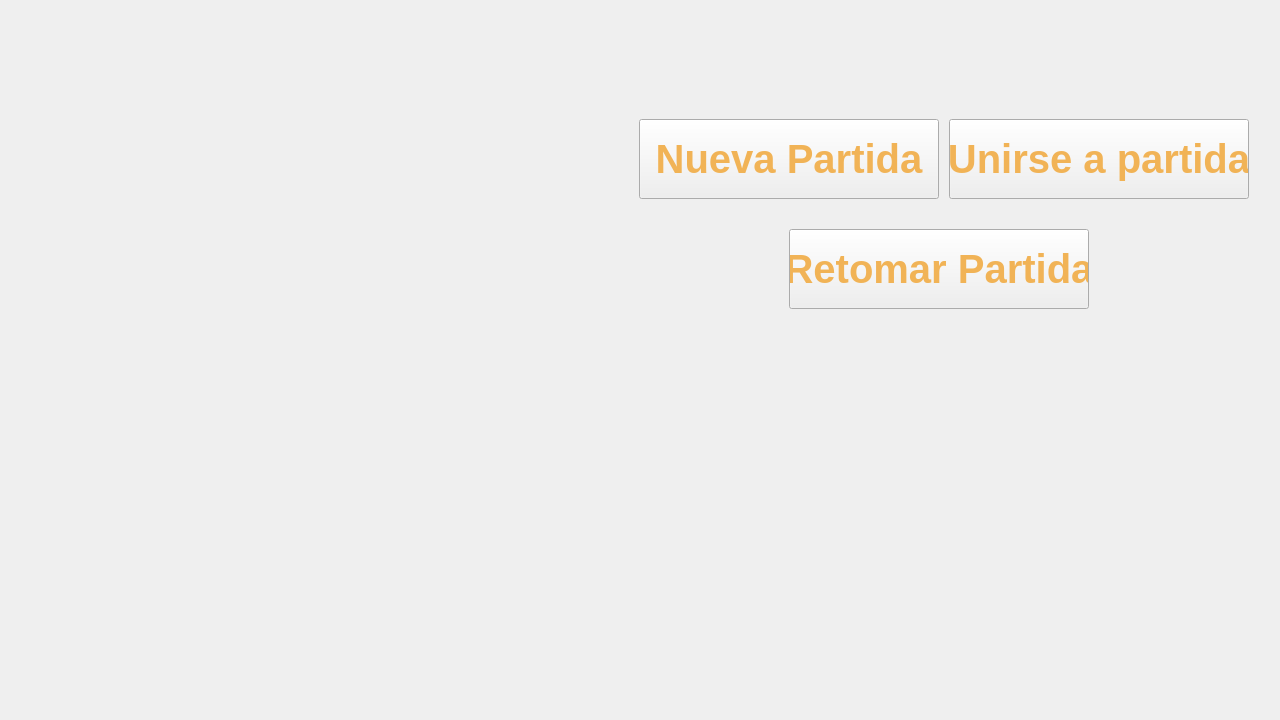
<?xml version="1.0" encoding="UTF-8"?>
<ui version="4.0">
 <class>Pantalla</class>
 <widget class="QMainWindow" name="Pantalla">
  <property name="geometry">
   <rect>
    <x>0</x>
    <y>0</y>
    <width>1280</width>
    <height>720</height>
   </rect>
  </property>
  <property name="windowTitle">
   <string>Pantalla</string>
  </property>
  <widget class="QWidget" name="centralwidget">
   <layout class="QVBoxLayout" name="verticalLayout">
    <item>
     <widget class="QStackedWidget" name="stackedWidget">
      <widget class="QWidget" name="pageMenuPrincipal">
       <property name="styleSheet">
        <string notr="true">#pageMenuPrincipal { 
    border-image: url(:/pantallas/assets/Pantallas/01-background_inicio.jpg); 
}</string>
       </property>
       <widget class="QPushButton" name="botNuevaPartida">
        <property name="geometry">
         <rect>
          <x>630</x>
          <y>110</y>
          <width>300</width>
          <height>80</height>
         </rect>
        </property>
        <property name="styleSheet">
         <string notr="true">QPushButton {
    border-image: url(:/botones/assets/Botones/Boton_normal.png);
    color: #f1b356; 
    font-family: &quot;Stardew Valley&quot;;
    font-size: 40px;
    font-weight: bold;
}
QPushButton:pressed {
	border-image: url(:/botones/assets/Botones/botton_apretado.png);
    padding-top: 3px; 
}</string>
        </property>
        <property name="text">
         <string>Nueva Partida</string>
        </property>
       </widget>
       <widget class="QPushButton" name="botUnirsePartida">
        <property name="geometry">
         <rect>
          <x>940</x>
          <y>110</y>
          <width>300</width>
          <height>80</height>
         </rect>
        </property>
        <property name="styleSheet">
         <string notr="true">QPushButton {
    border-image: url(:/botones/assets/Botones/Boton_normal.png);
    color: #f1b356; 
    font-family: &quot;Stardew Valley&quot;;
    font-size: 40px;
    font-weight: bold;
}
QPushButton:pressed {
	border-image: url(:/botones/assets/Botones/botton_apretado.png);
    padding-top: 3px; 
}</string>
        </property>
        <property name="text">
         <string>Unirse a partida</string>
        </property>
       </widget>
       <widget class="QPushButton" name="botRetomarPartida">
        <property name="geometry">
         <rect>
          <x>780</x>
          <y>220</y>
          <width>300</width>
          <height>80</height>
         </rect>
        </property>
        <property name="styleSheet">
         <string notr="true">QPushButton {
    border-image: url(:/botones/assets/Botones/Boton_normal.png);
    color: #f1b356; 
    font-family: &quot;Stardew Valley&quot;;
    font-size: 40px;
    font-weight: bold;
}
QPushButton:pressed {
	border-image: url(:/botones/assets/Botones/botton_apretado.png);
    padding-top: 3px; 
}</string>
        </property>
        <property name="text">
         <string>Retomar Partida</string>
        </property>
       </widget>
       <widget class="QLabel" name="cartelMP">
        <property name="geometry">
         <rect>
          <x>50</x>
          <y>70</y>
          <width>511</width>
          <height>301</height>
         </rect>
        </property>
        <property name="styleSheet">
         <string notr="true">QLabel#cartelMP{
    border-image: url(:/cartel/assets/cartel/cartel_stardew_valley.png);
}</string>
        </property>
        <property name="text">
         <string/>
        </property>
       </widget>
      </widget>
      <widget class="QWidget" name="pageRetomarPartida">
       <property name="styleSheet">
        <string notr="true">#pageRetomarPartida { 
    border-image: url(:/pantallas/assets/Pantallas/pantalla_retomar.jpg); 
}</string>
       </property>
       <widget class="QLabel" name="cartelRP">
        <property name="geometry">
         <rect>
          <x>-20</x>
          <y>-10</y>
          <width>811</width>
          <height>671</height>
         </rect>
        </property>
        <property name="styleSheet">
         <string notr="true">QLabel#cartelRP{
    border-image: url(:/cartel/assets/cartel/cartel-datos.png);
}</string>
        </property>
        <property name="text">
         <string/>
        </property>
       </widget>
       <widget class="QLabel" name="codigoPartidaRetomar">
        <property name="geometry">
         <rect>
          <x>110</x>
          <y>110</y>
          <width>531</width>
          <height>111</height>
         </rect>
        </property>
        <property name="styleSheet">
         <string notr="true">font: 50pt &quot;Stardew Valley&quot;;
color: #f1b356; 
qproperty-alignment: AlignCenter;</string>
        </property>
        <property name="text">
         <string>Retomar Partida</string>
        </property>
       </widget>
       <widget class="QPushButton" name="botJugarRP">
        <property name="geometry">
         <rect>
          <x>450</x>
          <y>490</y>
          <width>161</width>
          <height>61</height>
         </rect>
        </property>
        <property name="styleSheet">
         <string notr="true">QPushButton {
    border-image: url(:/botones/assets/Botones/Boton_normal.png);
    color: #f1b356; 
    font-family: &quot;Stardew Valley&quot;;
    font-size: 25px;
    font-weight: bold;
}
QPushButton:pressed {
	border-image: url(:/botones/assets/Botones/botton_apretado.png);
    padding-top: 3px; 
}
QPushButton:disabled {
    border-image: url(:/botones/assets/Botones/Boton_bw.png); 
    color: #8a8a8a;
}</string>
        </property>
        <property name="text">
         <string>Jugar</string>
        </property>
       </widget>
       <widget class="QPushButton" name="botVolverRP">
        <property name="geometry">
         <rect>
          <x>140</x>
          <y>490</y>
          <width>161</width>
          <height>61</height>
         </rect>
        </property>
        <property name="styleSheet">
         <string notr="true">QPushButton {
    border-image: url(:/botones/assets/Botones/Boton_normal.png);
    color: #f1b356; 
    font-family: &quot;Stardew Valley&quot;;
    font-size: 25px;
    font-weight: bold;
}
QPushButton:pressed {
	border-image: url(:/botones/assets/Botones/botton_apretado.png);
    padding-top: 3px; 
}</string>
        </property>
        <property name="text">
         <string>Volver</string>
        </property>
       </widget>
       <widget class="QScrollArea" name="scrollAreaPartidas">
        <property name="geometry">
         <rect>
          <x>130</x>
          <y>230</y>
          <width>491</width>
          <height>191</height>
         </rect>
        </property>
        <property name="styleSheet">
         <string notr="true">QScrollArea {
    background-color: transparent;
    border: none;
}
QScrollArea &gt; QWidget &gt; QWidget {
    background-color: transparent;
}</string>
        </property>
        <property name="widgetResizable">
         <bool>true</bool>
        </property>
        <widget class="QWidget" name="scrollAreaWidgetContents">
         <property name="geometry">
          <rect>
           <x>0</x>
           <y>0</y>
           <width>491</width>
           <height>191</height>
          </rect>
         </property>
         <property name="styleSheet">
          <string notr="true"/>
         </property>
        </widget>
       </widget>
      </widget>
      <widget class="QWidget" name="pageCustomizarPersonaje">
       <property name="styleSheet">
        <string notr="true">#pageCustomizarPersonaje { 
    border-image: url(:/pantallas/assets/Pantallas/fondo_noche.png); 
}</string>
       </property>
       <widget class="QLabel" name="cartelCP">
        <property name="geometry">
         <rect>
          <x>-20</x>
          <y>-10</y>
          <width>811</width>
          <height>671</height>
         </rect>
        </property>
        <property name="styleSheet">
         <string notr="true">QLabel#cartelCP{
    border-image: url(:/cartel/assets/cartel/cartel-datos.png);
}</string>
        </property>
        <property name="text">
         <string/>
        </property>
       </widget>
       <widget class="QLabel" name="personaje">
        <property name="geometry">
         <rect>
          <x>220</x>
          <y>110</y>
          <width>281</width>
          <height>41</height>
         </rect>
        </property>
        <property name="styleSheet">
         <string notr="true">font: 50pt &quot;Stardew Valley&quot;;
color: #f1b356; </string>
        </property>
        <property name="text">
         <string>PERSONAJE</string>
        </property>
       </widget>
       <widget class="QLineEdit" name="campoNombrePersonaje">
        <property name="geometry">
         <rect>
          <x>230</x>
          <y>170</y>
          <width>221</width>
          <height>31</height>
         </rect>
        </property>
        <property name="styleSheet">
         <string notr="true">QLineEdit, QComboBox {
    background-color: #2b1a10; 
    color: #f1b356; 
    border: 2px solid #5c3a21; 
    border-radius: 4px; 
    padding: 2px 5px;
    font-family: &quot;Stardew Valley&quot;;
    font-size: 20px;
}

QLineEdit:focus, QComboBox:focus {
    border: 2px solid #f1b356; 
}</string>
        </property>
       </widget>
       <widget class="QLabel" name="nombrePersonaje">
        <property name="geometry">
         <rect>
          <x>140</x>
          <y>170</y>
          <width>81</width>
          <height>31</height>
         </rect>
        </property>
        <property name="styleSheet">
         <string notr="true">font: 20pt &quot;Stardew Valley&quot;;
color: #f1b356; </string>
        </property>
        <property name="text">
         <string>NOMBRE</string>
        </property>
       </widget>
       <widget class="QPushButton" name="botJugar">
        <property name="geometry">
         <rect>
          <x>450</x>
          <y>490</y>
          <width>161</width>
          <height>61</height>
         </rect>
        </property>
        <property name="styleSheet">
         <string notr="true">QPushButton {
    border-image: url(:/botones/assets/Botones/Boton_normal.png);
    color: #f1b356; 
    font-family: &quot;Stardew Valley&quot;;
    font-size: 25px;
    font-weight: bold;
}
QPushButton:pressed {
	border-image: url(:/botones/assets/Botones/botton_apretado.png);
    padding-top: 3px; 
}

QPushButton:disabled {
    border-image: url(:/botones/assets/Botones/Boton_bw.png); 
    color: #8a8a8a;
}</string>
        </property>
        <property name="text">
         <string>Jugar</string>
        </property>
       </widget>
       <widget class="QPushButton" name="botVolverPersonaje">
        <property name="geometry">
         <rect>
          <x>140</x>
          <y>490</y>
          <width>161</width>
          <height>61</height>
         </rect>
        </property>
        <property name="styleSheet">
         <string notr="true">QPushButton {
    border-image: url(:/botones/assets/Botones/Boton_normal.png);
    color: #f1b356; 
    font-family: &quot;Stardew Valley&quot;;
    font-size: 25px;
    font-weight: bold;
}
QPushButton:pressed {
	border-image: url(:/botones/assets/Botones/botton_apretado.png);
    padding-top: 3px; 
}</string>
        </property>
        <property name="text">
         <string>Volver</string>
        </property>
       </widget>
       <widget class="QLabel" name="elegirPantalon">
        <property name="geometry">
         <rect>
          <x>460</x>
          <y>440</y>
          <width>111</width>
          <height>21</height>
         </rect>
        </property>
        <property name="styleSheet">
         <string notr="true">font: 20pt &quot;Stardew Valley&quot;;
color: #f1b356;
qproperty-alignment: AlignCenter;</string>
        </property>
        <property name="text">
         <string>Pantalon</string>
        </property>
       </widget>
       <widget class="QLabel" name="elegirRemera">
        <property name="geometry">
         <rect>
          <x>460</x>
          <y>370</y>
          <width>111</width>
          <height>21</height>
         </rect>
        </property>
        <property name="styleSheet">
         <string notr="true">font: 20pt &quot;Stardew Valley&quot;;
color: #f1b356;
qproperty-alignment: AlignCenter;</string>
        </property>
        <property name="text">
         <string>Remera</string>
        </property>
       </widget>
       <widget class="QLabel" name="elegirGorro">
        <property name="geometry">
         <rect>
          <x>460</x>
          <y>230</y>
          <width>111</width>
          <height>21</height>
         </rect>
        </property>
        <property name="styleSheet">
         <string notr="true">font: 20pt &quot;Stardew Valley&quot;;
color: #f1b356;
qproperty-alignment: AlignCenter;</string>
        </property>
        <property name="text">
         <string>Gorro</string>
        </property>
       </widget>
       <widget class="QLabel" name="elegirPelo">
        <property name="geometry">
         <rect>
          <x>460</x>
          <y>300</y>
          <width>111</width>
          <height>21</height>
         </rect>
        </property>
        <property name="styleSheet">
         <string notr="true">font: 20pt &quot;Stardew Valley&quot;;
color: #f1b356;
qproperty-alignment: AlignCenter;</string>
        </property>
        <property name="text">
         <string>Pelo</string>
        </property>
       </widget>
       <widget class="QPushButton" name="botSigGorro">
        <property name="geometry">
         <rect>
          <x>570</x>
          <y>230</y>
          <width>51</width>
          <height>21</height>
         </rect>
        </property>
        <property name="styleSheet">
         <string notr="true">QPushButton {
    border-image: url(:/flechas/assets/flechas/flecha_normal_derecha.png);
    color: #f1b356; 
    font-family: &quot;Stardew Valley&quot;;
    font-size: 25px;
    font-weight: bold;
}
QPushButton:pressed {
	border-image: url(:/flechas/assets/flechas/flecha_apretada_derecha.png);
    padding-top: 3px; 
}</string>
        </property>
        <property name="text">
         <string/>
        </property>
       </widget>
       <widget class="QPushButton" name="botSigPelo">
        <property name="geometry">
         <rect>
          <x>570</x>
          <y>300</y>
          <width>51</width>
          <height>21</height>
         </rect>
        </property>
        <property name="styleSheet">
         <string notr="true">QPushButton {
    border-image: url(:/flechas/assets/flechas/flecha_normal_derecha.png);
    color: #f1b356; 
    font-family: &quot;Stardew Valley&quot;;
    font-size: 25px;
    font-weight: bold;
}
QPushButton:pressed {
	border-image: url(:/flechas/assets/flechas/flecha_apretada_derecha.png);
    padding-top: 3px; 
}</string>
        </property>
        <property name="text">
         <string/>
        </property>
       </widget>
       <widget class="QPushButton" name="botSigRemera">
        <property name="geometry">
         <rect>
          <x>570</x>
          <y>370</y>
          <width>51</width>
          <height>21</height>
         </rect>
        </property>
        <property name="styleSheet">
         <string notr="true">QPushButton {
    border-image: url(:/flechas/assets/flechas/flecha_normal_derecha.png);
    color: #f1b356; 
    font-family: &quot;Stardew Valley&quot;;
    font-size: 25px;
    font-weight: bold;
}
QPushButton:pressed {
	border-image: url(:/flechas/assets/flechas/flecha_apretada_derecha.png);
    padding-top: 3px; 
}</string>
        </property>
        <property name="text">
         <string/>
        </property>
       </widget>
       <widget class="QPushButton" name="botSigPantalon">
        <property name="geometry">
         <rect>
          <x>570</x>
          <y>440</y>
          <width>51</width>
          <height>21</height>
         </rect>
        </property>
        <property name="styleSheet">
         <string notr="true">QPushButton {
    border-image: url(:/flechas/assets/flechas/flecha_normal_derecha.png);
    color: #f1b356; 
    font-family: &quot;Stardew Valley&quot;;
    font-size: 25px;
    font-weight: bold;
}
QPushButton:pressed {
	border-image: url(:/flechas/assets/flechas/flecha_apretada_derecha.png);
    padding-top: 3px; 
}</string>
        </property>
        <property name="text">
         <string/>
        </property>
       </widget>
       <widget class="QPushButton" name="botAntGorro">
        <property name="geometry">
         <rect>
          <x>410</x>
          <y>230</y>
          <width>51</width>
          <height>21</height>
         </rect>
        </property>
        <property name="styleSheet">
         <string notr="true">QPushButton {
    border-image: url(:/flechas/assets/flechas/flecha_normal_izquierda.png);
    color: #f1b356; 
    font-family: &quot;Stardew Valley&quot;;
    font-size: 25px;
    font-weight: bold;
}
QPushButton:pressed {
	border-image: url(:/flechas/assets/flechas/flecha_apretada_izquierda.png);
    padding-top: 3px; 
}</string>
        </property>
        <property name="text">
         <string/>
        </property>
       </widget>
       <widget class="QPushButton" name="botAntPelo">
        <property name="geometry">
         <rect>
          <x>410</x>
          <y>300</y>
          <width>51</width>
          <height>21</height>
         </rect>
        </property>
        <property name="styleSheet">
         <string notr="true">QPushButton {
    border-image: url(:/flechas/assets/flechas/flecha_normal_izquierda.png);
    color: #f1b356; 
    font-family: &quot;Stardew Valley&quot;;
    font-size: 25px;
    font-weight: bold;
}
QPushButton:pressed {
	border-image: url(:/flechas/assets/flechas/flecha_apretada_izquierda.png);
    padding-top: 3px; 
}</string>
        </property>
        <property name="text">
         <string/>
        </property>
       </widget>
       <widget class="QPushButton" name="botAntRemera">
        <property name="geometry">
         <rect>
          <x>410</x>
          <y>370</y>
          <width>51</width>
          <height>21</height>
         </rect>
        </property>
        <property name="styleSheet">
         <string notr="true">QPushButton {
    border-image: url(:/flechas/assets/flechas/flecha_normal_izquierda.png);
    color: #f1b356; 
    font-family: &quot;Stardew Valley&quot;;
    font-size: 25px;
    font-weight: bold;
}
QPushButton:pressed {
	border-image: url(:/flechas/assets/flechas/flecha_apretada_izquierda.png);
    padding-top: 3px; 
}</string>
        </property>
        <property name="text">
         <string/>
        </property>
       </widget>
       <widget class="QPushButton" name="botAntPantalon">
        <property name="geometry">
         <rect>
          <x>410</x>
          <y>440</y>
          <width>51</width>
          <height>21</height>
         </rect>
        </property>
        <property name="styleSheet">
         <string notr="true">QPushButton {
    border-image: url(:/flechas/assets/flechas/flecha_normal_izquierda.png);
    color: #f1b356; 
    font-family: &quot;Stardew Valley&quot;;
    font-size: 25px;
    font-weight: bold;
}
QPushButton:pressed {
	border-image: url(:/flechas/assets/flechas/flecha_apretada_izquierda.png);
    padding-top: 3px; 
}</string>
        </property>
        <property name="text">
         <string/>
        </property>
       </widget>
       <widget class="QLabel" name="mostrarPersonaje">
        <property name="geometry">
         <rect>
          <x>180</x>
          <y>240</y>
          <width>120</width>
          <height>216</height>
         </rect>
        </property>
        <property name="text">
         <string/>
        </property>
       </widget>
      </widget>
      <widget class="QWidget" name="pageNuevaPartida">
       <property name="styleSheet">
        <string notr="true">#pageNuevaPartida { 
    border-image: url(:/pantallas/assets/Pantallas/02-nueva_partida_background.jpg);
}</string>
       </property>
       <widget class="QLabel" name="cartelNP">
        <property name="geometry">
         <rect>
          <x>-20</x>
          <y>-10</y>
          <width>811</width>
          <height>671</height>
         </rect>
        </property>
        <property name="styleSheet">
         <string notr="true">QLabel#cartelNP{
    border-image: url(:/cartel/assets/cartel/cartel-datos.png);
}</string>
        </property>
        <property name="text">
         <string/>
        </property>
       </widget>
       <widget class="QLabel" name="nuevaPartida">
        <property name="geometry">
         <rect>
          <x>100</x>
          <y>100</y>
          <width>541</width>
          <height>41</height>
         </rect>
        </property>
        <property name="styleSheet">
         <string notr="true">font: 50pt &quot;Stardew Valley&quot;;
color: #f1b356; 
qproperty-alignment: AlignCenter;</string>
        </property>
        <property name="text">
         <string>NUEVA PARTIDA</string>
        </property>
       </widget>
       <widget class="QLabel" name="nombrePartida">
        <property name="geometry">
         <rect>
          <x>100</x>
          <y>170</y>
          <width>291</width>
          <height>31</height>
         </rect>
        </property>
        <property name="styleSheet">
         <string notr="true">font: 20pt &quot;Stardew Valley&quot;;
color: #f1b356; 
qproperty-alignment: AlignCenter;</string>
        </property>
        <property name="text">
         <string>NOMBRE DE LA PARTIDA</string>
        </property>
       </widget>
       <widget class="QLineEdit" name="campoNOmbrePartida">
        <property name="geometry">
         <rect>
          <x>400</x>
          <y>170</y>
          <width>221</width>
          <height>31</height>
         </rect>
        </property>
        <property name="styleSheet">
         <string notr="true">QLineEdit, QComboBox {
    background-color: #2b1a10; 
    color: #f1b356; 
    border: 2px solid #5c3a21; 
    border-radius: 4px; 
    padding: 2px 5px;
    font-family: &quot;Stardew Valley&quot;;
    font-size: 20px;
}

QLineEdit:focus, QComboBox:focus {
    border: 2px solid #f1b356; 
}</string>
        </property>
       </widget>
       <widget class="QLabel" name="seleccionMundo">
        <property name="geometry">
         <rect>
          <x>100</x>
          <y>210</y>
          <width>541</width>
          <height>31</height>
         </rect>
        </property>
        <property name="styleSheet">
         <string notr="true">font: 20pt &quot;Stardew Valley&quot;;
color: #f1b356; 
qproperty-alignment: AlignCenter;</string>
        </property>
        <property name="text">
         <string>SELECCIONAR MUNDO</string>
        </property>
       </widget>
       <widget class="QPushButton" name="botVolver">
        <property name="geometry">
         <rect>
          <x>140</x>
          <y>490</y>
          <width>161</width>
          <height>61</height>
         </rect>
        </property>
        <property name="styleSheet">
         <string notr="true">QPushButton {
    border-image: url(:/botones/assets/Botones/Boton_normal.png);
    color: #f1b356; 
    font-family: &quot;Stardew Valley&quot;;
    font-size: 25px;
    font-weight: bold;
}
QPushButton:pressed {
	border-image: url(:/botones/assets/Botones/botton_apretado.png);
    padding-top: 3px; 
}</string>
        </property>
        <property name="text">
         <string>Volver</string>
        </property>
       </widget>
       <widget class="QPushButton" name="botSiguiente">
        <property name="geometry">
         <rect>
          <x>450</x>
          <y>490</y>
          <width>161</width>
          <height>61</height>
         </rect>
        </property>
        <property name="styleSheet">
         <string notr="true">QPushButton {
    border-image: url(:/botones/assets/Botones/Boton_normal.png);
    color: #f1b356; 
    font-family: &quot;Stardew Valley&quot;;
    font-size: 25px;
    font-weight: bold;
}
QPushButton:pressed {
	border-image: url(:/botones/assets/Botones/botton_apretado.png);
    padding-top: 3px; 
}
QPushButton:disabled {
    border-image: url(:/botones/assets/Botones/Boton_bw.png); 
    color: #8a8a8a;
}</string>
        </property>
        <property name="text">
         <string>Siguiente</string>
        </property>
       </widget>
       <widget class="QLabel" name="textoCustomizarNuevaPartida">
        <property name="geometry">
         <rect>
          <x>100</x>
          <y>400</y>
          <width>541</width>
          <height>71</height>
         </rect>
        </property>
        <property name="styleSheet">
         <string notr="true">font: 20pt &quot;Stardew Valley&quot;;
color: white; 
qproperty-alignment: AlignCenter;</string>
        </property>
        <property name="text">
         <string>¡En la proxima pantalla vas a 
customizar tu personaje!</string>
        </property>
       </widget>
       <widget class="QScrollArea" name="scrollMapaNuevaPartida">
        <property name="geometry">
         <rect>
          <x>100</x>
          <y>260</y>
          <width>541</width>
          <height>111</height>
         </rect>
        </property>
        <property name="styleSheet">
         <string notr="true">QScrollArea {
    background-color: transparent;
    border: none;
}
QScrollArea &gt; QWidget &gt; QWidget {
    background-color: transparent;
}</string>
        </property>
        <property name="widgetResizable">
         <bool>true</bool>
        </property>
        <widget class="QWidget" name="scrollAreaWidgetContents_2">
         <property name="geometry">
          <rect>
           <x>0</x>
           <y>0</y>
           <width>541</width>
           <height>111</height>
          </rect>
         </property>
         <property name="styleSheet">
          <string notr="true"/>
         </property>
        </widget>
       </widget>
      </widget>
      <widget class="QWidget" name="pageUnirsePartida">
       <property name="styleSheet">
        <string notr="true">#pageUnirsePartida { 
    border-image: url(:/pantallas/assets/Pantallas/04_pantalla_unirse_partida.jpg); 
}</string>
       </property>
       <widget class="QLabel" name="cartelUP">
        <property name="geometry">
         <rect>
          <x>-20</x>
          <y>-10</y>
          <width>811</width>
          <height>671</height>
         </rect>
        </property>
        <property name="styleSheet">
         <string notr="true">QLabel#cartelUP{
    border-image: url(:/cartel/assets/cartel/cartel-datos.png);
}</string>
        </property>
        <property name="text">
         <string/>
        </property>
       </widget>
       <widget class="QLabel" name="codigoPartidaUnirse">
        <property name="geometry">
         <rect>
          <x>110</x>
          <y>100</y>
          <width>541</width>
          <height>161</height>
         </rect>
        </property>
        <property name="styleSheet">
         <string notr="true">font: 50pt &quot;Stardew Valley&quot;;
color: #f1b356; 
qproperty-alignment: AlignCenter;</string>
        </property>
        <property name="text">
         <string>CODIGO DE LA 
PARTIDA A UNIRTE</string>
        </property>
       </widget>
       <widget class="QLineEdit" name="campoCodigoPartida">
        <property name="geometry">
         <rect>
          <x>130</x>
          <y>260</y>
          <width>481</width>
          <height>51</height>
         </rect>
        </property>
        <property name="styleSheet">
         <string notr="true">QLineEdit, QComboBox {
    background-color: #2b1a10; 
    color: #f1b356; 
    border: 2px solid #5c3a21; 
    border-radius: 4px; 
    padding: 2px 5px;
    font-family: &quot;Stardew Valley&quot;;
    font-size: 20px;
}

QLineEdit:focus, QComboBox:focus {
    border: 2px solid #f1b356; 
}</string>
        </property>
        <property name="text">
         <string/>
        </property>
       </widget>
       <widget class="QPushButton" name="botSiguienteUP">
        <property name="geometry">
         <rect>
          <x>450</x>
          <y>490</y>
          <width>161</width>
          <height>61</height>
         </rect>
        </property>
        <property name="styleSheet">
         <string notr="true">QPushButton {
    border-image: url(:/botones/assets/Botones/Boton_normal.png);
    color: #f1b356; 
    font-family: &quot;Stardew Valley&quot;;
    font-size: 25px;
    font-weight: bold;
}
QPushButton:pressed {
	border-image: url(:/botones/assets/Botones/botton_apretado.png);
    padding-top: 3px; 
}
QPushButton:disabled {
    border-image: url(:/botones/assets/Botones/Boton_bw.png); 
    color: #8a8a8a;
}</string>
        </property>
        <property name="text">
         <string>Siguiente</string>
        </property>
       </widget>
       <widget class="QPushButton" name="botVolverUP">
        <property name="geometry">
         <rect>
          <x>140</x>
          <y>490</y>
          <width>161</width>
          <height>61</height>
         </rect>
        </property>
        <property name="styleSheet">
         <string notr="true">QPushButton {
    border-image: url(:/botones/assets/Botones/Boton_normal.png);
    color: #f1b356; 
    font-family: &quot;Stardew Valley&quot;;
    font-size: 25px;
    font-weight: bold;
}
QPushButton:pressed {
	border-image: url(:/botones/assets/Botones/botton_apretado.png);
    padding-top: 3px; 
}</string>
        </property>
        <property name="text">
         <string>Volver</string>
        </property>
       </widget>
       <widget class="QLabel" name="textoCustomizarUnirsePartida">
        <property name="geometry">
         <rect>
          <x>100</x>
          <y>330</y>
          <width>541</width>
          <height>71</height>
         </rect>
        </property>
        <property name="styleSheet">
         <string notr="true">font: 20pt &quot;Stardew Valley&quot;;
color: white; 
qproperty-alignment: AlignCenter;</string>
        </property>
        <property name="text">
         <string>¡En la proxima pantalla vas a 
customizar tu personaje!</string>
        </property>
       </widget>
      </widget>
     </widget>
    </item>
   </layout>
  </widget>
 </widget>
 <resources/>
 <connections/>
</ui>
